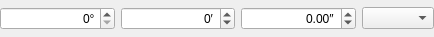
<ui version="4.0" >
 <class>LatLonEditPrivate</class>
 <widget class="QWidget" name="LatLonEditPrivate" >
  <property name="geometry" >
   <rect>
    <x>0</x>
    <y>0</y>
    <width>434</width>
    <height>37</height>
   </rect>
  </property>
  <property name="sizePolicy" >
   <sizepolicy vsizetype="Fixed" hsizetype="Preferred" >
    <horstretch>0</horstretch>
    <verstretch>0</verstretch>
   </sizepolicy>
  </property>
  <layout class="QHBoxLayout" name="horizontalLayout" >
   <property name="margin">
    <number>0</number>
   </property>
   <item>
    <widget class="QSpinBox" name="m_intValueEditor" >
     <property name="alignment" >
      <set>Qt::AlignRight|Qt::AlignTrailing|Qt::AlignVCenter</set>
     </property>
     <property name="suffix" >
      <string>°</string>
     </property>
    </widget>
   </item>
   <item>
    <widget class="QSpinBox" name="m_uintValueEditor" >
     <property name="alignment" >
      <set>Qt::AlignRight|Qt::AlignTrailing|Qt::AlignVCenter</set>
     </property>
     <property name="suffix" >
      <string>′</string>
     </property>
     <property name="minimum" >
      <number>-1</number>
     </property>
     <property name="maximum" >
      <number>60</number>
     </property>
    </widget>
   </item>
   <item>
    <widget class="QDoubleSpinBox" name="m_floatValueEditor" >
     <property name="alignment" >
      <set>Qt::AlignRight|Qt::AlignTrailing|Qt::AlignVCenter</set>
     </property>
     <property name="suffix" >
      <string>″</string>
     </property>
     <property name="decimals">
      <number>2</number>
     </property>
     <property name="minimum">
      <double>-1.0</double>
     </property>
     <property name="maximum" >
      <double>60.0</double>
     </property>
    </widget>
   </item>
   <item>
    <widget class="QComboBox" name="m_sign" >
     <property name="sizePolicy" >
      <sizepolicy vsizetype="Fixed" hsizetype="Fixed" >
       <horstretch>0</horstretch>
       <verstretch>0</verstretch>
      </sizepolicy>
     </property>
    </widget>
   </item>
  </layout>
 </widget>
 <resources/>
 <connections/>
</ui>
